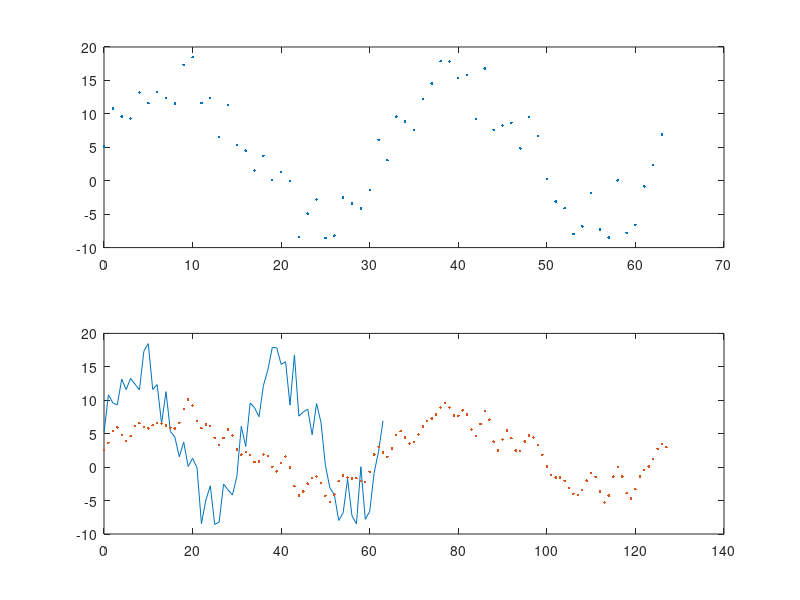

Write MATLAB code to recreate this figure.
function interp_test
t=0:63;
t=t(:);
x=10*rand(64,1)+10*sin(2*pi*2*t/64);
y=interpolation(x,length(x));

tt=0:(length(y)-1);
figure(1);
subplot(211);plot(t,x,'.');
subplot(212);plot(t,x,tt,y,'.');

function [y]=interpolation(x,n)
x=x(:);nx=length(x);
X=fft(x);
y=ifft([X(1:nx/2+1);zeros(n,1);X(nx/2+2:end)] );
y=real(y);
return;

